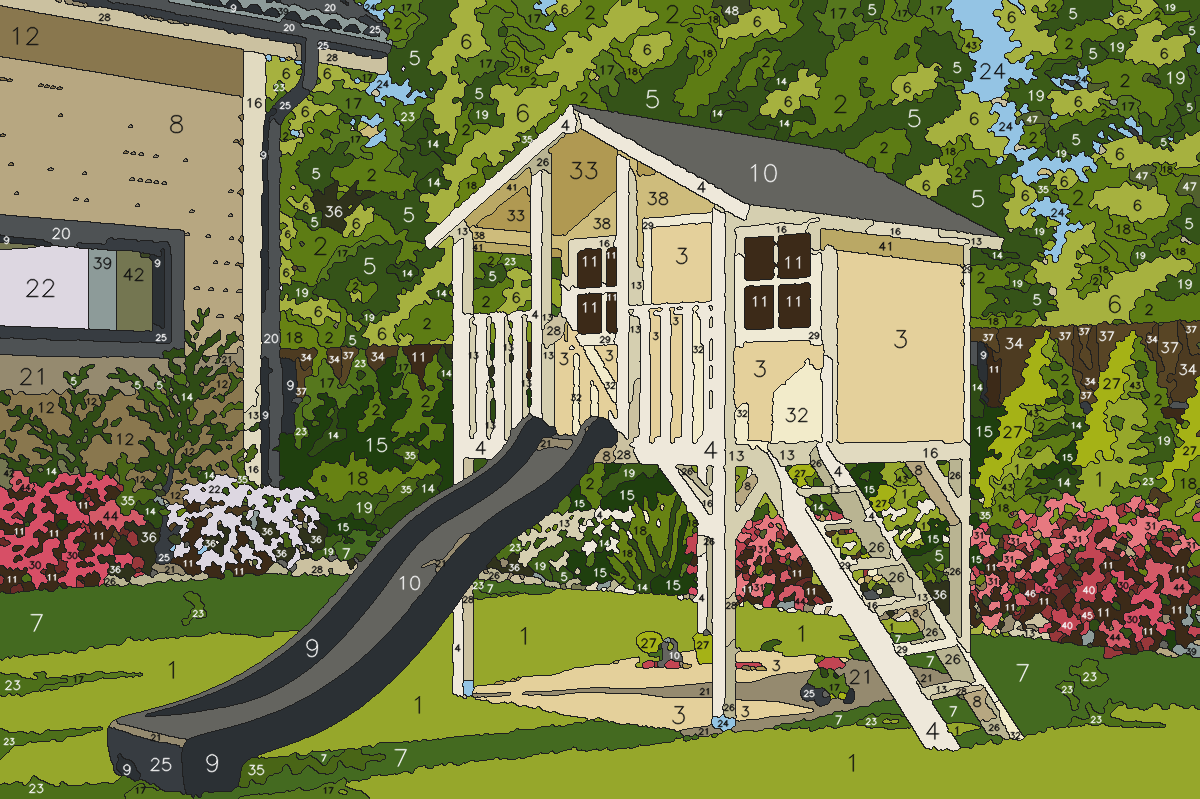
#> input picture output/template_classic.png, 1200 x 799 px
$ python -i paint_by_numbers.py   (imports and definitions only)
#> lines starting #> are read from the running program, lines starting #| are printed output that depends on the picture
from __future__ import annotations

import argparse
import json
import math
import re
import shutil
import sys
from dataclasses import dataclass, replace
from enum import Enum
from pathlib import Path
from typing import Any

np: Any = None
cv2: Any = None
Image: Any = None
ImageDraw: Any = None
ImageFont: Any = None
ImageOps: Any = None
MiniBatchKMeans: Any = None

OUTLINE_RGB = (32, 32, 32)
NUMBER_DARK_RGB = (18, 18, 18)
NUMBER_LIGHT_RGB = (245, 245, 245)
TEMPLATE_BG_RGB = (255, 255, 255)
LIGHT_PAINT_RGB = (238, 232, 218)

DEFAULT_COLOR_COUNT = 48
DEFAULT_SMOOTH_D = 9
DEFAULT_SMOOTH_SIGMA_COLOR = 50.0
DEFAULT_SMOOTH_SIGMA_SPACE = 50.0
KMEANS_BATCH_SIZE = 4096
KMEANS_RANDOM_STATE = 0
AUTO_COLOR_SAMPLE_SIZE = 12_000
AUTO_COLOR_ANALYSIS_MAX_SIDE = 480
AUTO_COLOR_COVERAGE_TARGET = 0.97
AUTO_COLOR_MIN_CLUSTER_SHARE = 0.005
AUTO_COLOR_MERGE_DISTANCE = 11.0
HARD_EDGE_PROTECTION_LAB_DISTANCE = 26.0
TINY_HARD_EDGE_MERGE_MAX_AREA = 8
SMALL_REGION_MAX_PASSES = 3
THIN_REGION_MAX_AREA_MULTIPLIER = 2
THIN_REGION_MAX_AVERAGE_THICKNESS = 5.5
NARROW_STRIP_CLEANUP_RUNS = 4
PRE_REGION_STRIP_CLEANUP_RUNS = 8
THIN_PROTRUSION_KERNEL_RADIUS = 1
THIN_PROTRUSION_MAX_FILL_STEPS = 12


class NumberRenderMode(str, Enum):
    NUMBERS = "numbers"
    COLOR_CIRCLES = "color-circles"
    CIRCLES_ONLY = "circles-only"
    BRIGHT_COLOR_CIRCLES = "bright-color-circles"
    COLORED_EDGES = "colored-edges"


@dataclass(frozen=True)
class PaletteColor:
    index: int
    number: int
    rgb: tuple[int, int, int]
    pixel_count: int

    @property
    def hex(self) -> str:
        return "#{:02X}{:02X}{:02X}".format(*self.rgb)


@dataclass(frozen=True)
class Region:
    region_id: int
    color_index: int
    area: int
    bbox: tuple[int, int, int, int]


@dataclass(frozen=True)
class LabelPlacement:
    region_id: int
    x: int
    y: int
    radius: float


@dataclass(frozen=True)
class PipelineSettings:
    image: Path
    out_dir: Path
    max_colors: int
    color_count: int
    auto_color_count: bool
    min_label_area: int
    resize_max: int
    debug: bool
    number_mode: NumberRenderMode
    write_colored_edges: bool
    smooth_d: int
    smooth_sigma_color: float
    smooth_sigma_space: float
    effective_min_label_area: int = 0
    effective_merge_area: int = 0
    detected_color_count: int = 0
    color_count_used: int = 0


@dataclass(frozen=True)
class SegmentationResult:
    settings: PipelineSettings
    source: Path
    size: tuple[int, int]
    rgb: Any
    smooth_rgb: Any
    quantized_rgb: Any
    strip_cleanup_rgb: Any
    protrusion_pruned_rgb: Any
    cleanup_rgb: Any
    label_map: Any
    region_map: Any
    regions: dict[int, Region]
    palette: list[PaletteColor]
    raw_palette_rgb: Any
    auto_color_debug: dict[str, Any] | None
    boundary_outline: Any


# [156 lines left out: functions require_dependencies, parse_args, settings_from_args, settings_with_derived_values, not called in this run]


def sanitize_stem(path: Path) -> str:
    stem = re.sub(r"[^A-Za-z0-9_.-]+", "_", path.stem).strip("._")
    return stem or "paint_by_numbers"


# [128 lines left out: functions prepare_output_dir, load_image, cleanup_to_plain_colors, smooth_image, compact_labels_by_palette, not called in this run]


def detect_main_colors(rgb: Any, max_colors_hint: int = DEFAULT_COLOR_COUNT) -> tuple[int, dict[str, Any]]:
    analysis_rgb = resized_analysis_rgb(rgb, AUTO_COLOR_ANALYSIS_MAX_SIDE)
    lab = cv2.cvtColor(analysis_rgb, cv2.COLOR_RGB2LAB).astype(np.float32)
    pixels = lab.reshape(-1, 3)
    if len(pixels) == 0:
        return 1, {
            "analysis_size": {"width": 0, "height": 0},
            "analysis_pixels": 0,
            "sample_size": 0,
            "exploratory_k": 1,
            "candidate_clusters_before_merge": 0,
            "candidate_clusters_after_merge": 0,
            "min_cluster_pixels": 0,
            "coverage_target": float(AUTO_COLOR_COVERAGE_TARGET),
            "selected_cluster_count": 1,
            "selected_coverage_percent": 0.0,
            "selected_clusters": [],
        }

    sample = sample_lab_pixels(pixels, AUTO_COLOR_SAMPLE_SIZE)
    exploratory_k = max(2, min(int(max_colors_hint) * 2, 64, len(sample)))
    if exploratory_k <= 2:
        detected_count = max(1, min(int(max_colors_hint), int(len(sample))))
        return detected_count, {
            "analysis_size": {"width": int(analysis_rgb.shape[1]), "height": int(analysis_rgb.shape[0])},
            "analysis_pixels": int(len(pixels)),
            "sample_size": int(len(sample)),
            "exploratory_k": int(exploratory_k),
            "candidate_clusters_before_merge": int(exploratory_k),
            "candidate_clusters_after_merge": int(detected_count),
            "min_cluster_pixels": 1,
            "coverage_target": float(AUTO_COLOR_COVERAGE_TARGET),
            "selected_cluster_count": int(detected_count),
            "selected_coverage_percent": 100.0,
            "selected_clusters": [],
        }

    kmeans = MiniBatchKMeans(
        n_clusters=exploratory_k,
        random_state=KMEANS_RANDOM_STATE,
        batch_size=min(KMEANS_BATCH_SIZE, len(sample)),
        n_init="auto",
    )
    labels = kmeans.fit_predict(sample)
    counts = np.bincount(labels, minlength=exploratory_k)

    clusters = [
        {
            "lab": kmeans.cluster_centers_[cluster_index].astype(np.float32).copy(),
            "count": int(count),
            "first_seen": cluster_index,
        }
        for cluster_index, count in enumerate(counts)
        if int(count) > 0
    ]
    if not clusters:
        return 1, {
            "analysis_size": {"width": int(analysis_rgb.shape[1]), "height": int(analysis_rgb.shape[0])},
            "analysis_pixels": int(len(pixels)),
            "sample_size": int(len(sample)),
            "exploratory_k": int(exploratory_k),
            "candidate_clusters_before_merge": 0,
            "candidate_clusters_after_merge": 0,
            "min_cluster_pixels": 0,
            "coverage_target": float(AUTO_COLOR_COVERAGE_TARGET),
            "selected_cluster_count": 1,
            "selected_coverage_percent": 0.0,
            "selected_clusters": [],
        }

    clusters_before_merge = len(clusters)
    clusters.sort(key=lambda item: (-int(item["count"]), int(item["first_seen"])))
    clusters = merge_close_lab_palette_clusters(clusters, merge_distance=AUTO_COLOR_MERGE_DISTANCE)

    min_cluster_pixels = max(8, int(round(len(sample) * AUTO_COLOR_MIN_CLUSTER_SHARE)))
    selected: list[dict[str, Any]] = []
    covered_pixels = 0

    for cluster in clusters:
        count = int(cluster["count"])
        if count < min_cluster_pixels and covered_pixels >= int(round(len(sample) * AUTO_COLOR_COVERAGE_TARGET)):
            break
        if count < min_cluster_pixels and selected:
            continue
        selected.append(cluster)
        covered_pixels += count
        if len(selected) >= int(max_colors_hint):
            break
        if covered_pixels >= int(round(len(sample) * AUTO_COLOR_COVERAGE_TARGET)):
            break

    detected_count = max(1, min(int(max_colors_hint), len(selected) or 1))
    coverage_percent = 100.0 * float(covered_pixels) / max(1, float(len(sample)))
    selected_clusters = [serialize_auto_color_cluster(cluster, len(sample)) for cluster in selected]
    debug_info = {
        "analysis_size": {"width": int(analysis_rgb.shape[1]), "height": int(analysis_rgb.shape[0])},
        "analysis_pixels": int(len(pixels)),
        "sample_size": int(len(sample)),
        "exploratory_k": int(exploratory_k),
        "candidate_clusters_before_merge": int(clusters_before_merge),
        "candidate_clusters_after_merge": int(len(clusters)),
        "min_cluster_pixels": int(min_cluster_pixels),
        "coverage_target": float(AUTO_COLOR_COVERAGE_TARGET),
        "selected_cluster_count": int(detected_count),
        "selected_coverage_percent": round(coverage_percent, 3),
        "selected_clusters": selected_clusters,
    }
    return detected_count, debug_info


def resized_analysis_rgb(rgb: Any, max_side: int) -> Any:
#> called with max_side = 480
    height, width = rgb.shape[:2]
#> height = 799; width = 1200
    longest = max(height, width)
#> longest = 1200
    if longest <= max_side:
        return rgb

    scale = max_side / float(longest)
#> scale = 0.4
    new_width = max(1, int(round(width * scale)))
#> new_width = 480
    new_height = max(1, int(round(height * scale)))
#> new_height = 320
    return cv2.resize(rgb, (new_width, new_height), interpolation=cv2.INTER_AREA)
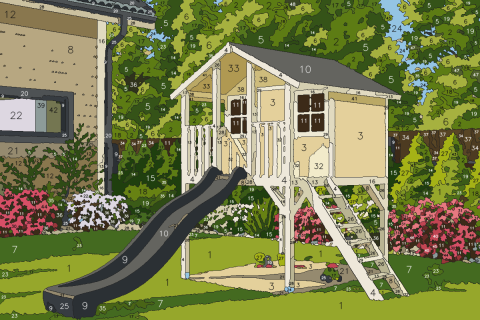
#> returned value: shape (320, 480, 3); mean of channels 0, 1, 2 125.2, 130, 78.4; drawn as R, G, B


# [359 lines left out: functions sample_lab_pixels, serialize_auto_color_cluster, largest_connected_bin_component, merge_close_lab_palette_clusters, prune_thin_protrusions, merge_small_regions and 7 more, not called in this run]


def region_merge_priority(region: Region) -> tuple[int, int]:
    return int(region.area), int(region.region_id)


# [155 lines left out: functions apply_region_merges, connected_regions, palette_from_label_map, palette_rgb_from_label_map, count_unique_rgb_colors, exact_palette_from_raw_palette and 2 more, not called in this run]


def relative_luminance(rgb: tuple[int, int, int]) -> float:
    r, g, b = rgb
    return 0.2126 * r + 0.7152 * g + 0.0722 * b


# [12 lines left out: function normalize_paint_color, not called in this run]


def number_color_for_fill(rgb: tuple[int, int, int]) -> tuple[int, int, int]:
    return NUMBER_LIGHT_RGB if relative_luminance(rgb) < 105.0 else NUMBER_DARK_RGB


# [41 lines left out: functions bright_template_color, palette_array, raster_from_label_map, precompute_label_placements, not called in this run]


def region_label_point_for_region(region_map: Any, region: Region) -> tuple[int, int, float]:
    return region_label_point_for_bbox(region_map, region.region_id, region.bbox)


# [68 lines left out: functions region_label_point_for_bbox, draw_region_numbers, not called in this run]


def fixed_circle_marker_radius(width: int, height: int) -> int:
    longest = max(width, height)
    return max(3, min(5, int(round(longest / 300.0))))


# [22 lines left out: function fit_circle_label_to_region, not called in this run]


def circle_radius_for_text(text_w: int, text_h: int, baseline: int, thickness: int) -> int:
    padding = max(4, thickness + 3)
    return max(6, int(math.ceil(max(text_w, text_h + baseline) / 2.0 + padding)))


# [243 lines left out: functions clamp_circle_to_canvas, fit_text_box_to_canvas, clamp_text_origin_to_canvas, choose_font_scale, compose_template, compose_colored_edges_template and 6 more, not called in this run]


# -----------------------------------------------------------------------------
# Save helpers and reports.
# -----------------------------------------------------------------------------


def save_rgb(path: Path, rgb: Any) -> None:
    Image.fromarray(rgb.astype(np.uint8), mode="RGB").save(path)


def save_mask(path: Path, mask: Any) -> None:
    Image.fromarray((mask.astype(np.uint8) * 255), mode="L").save(path)


# [55 lines left out: functions save_palette_image, save_palette_json, not called in this run]


def save_json(path: Path, payload: dict[str, Any]) -> None:
    path.write_text(json.dumps(payload, indent=2) + "\n", encoding="utf-8")


# [223 lines left out: functions paintability_report, build_segmentation, render_outputs, run_pipeline, main, not called in this run]


# [2 lines not run here, left out]

>>> import cv2
>>> picture = cv2.cvtColor(cv2.imread('output/template_classic.png'), cv2.COLOR_BGR2RGB)
#> (the run stopped early here; a loop or call above may not have finished)

$ run again, on example.png
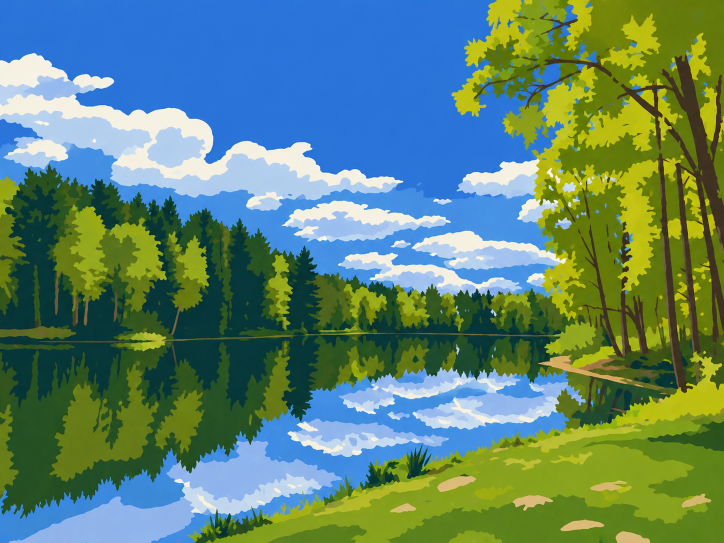
#> input picture example.png, 1448 x 1086 px (shown at 1/2 size)
#> in resized_analysis_rgb, `return cv2.resize(rgb, (new_width, new_height), interpolation=cv2.INTE..`:
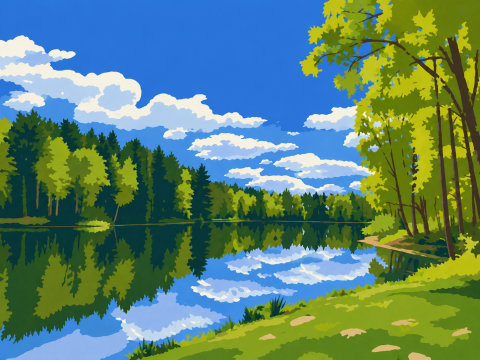
#> returned value: shape (360, 480, 3); mean of channels 0, 1, 2 93.6, 131.9, 113; drawn as R, G, B

$ run again, on KI Testbilder/KI-Testbilder-Uebersicht.jpg
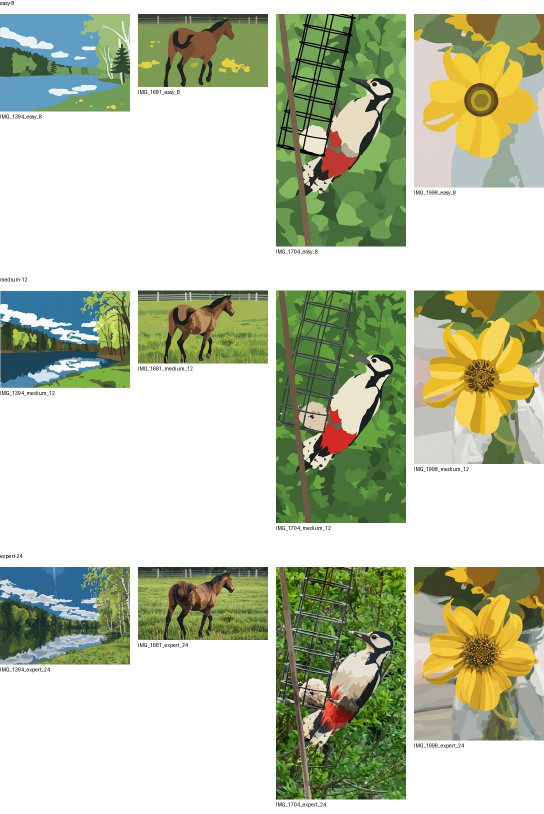
#> input picture KI Testbilder/KI-Testbilder-Uebersicht.jpg, 1088 x 1627 px (shown at 1/2 size)
#> in resized_analysis_rgb, `return cv2.resize(rgb, (new_width, new_height), interpolation=cv2.INTE..`:
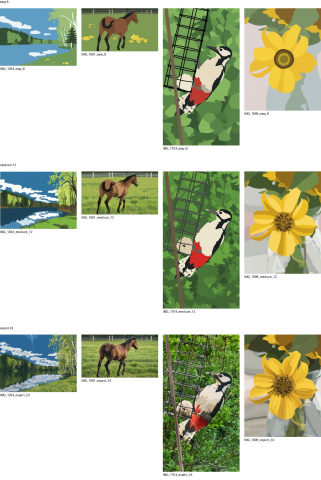
#> returned value: shape (480, 321, 3); mean of channels 0, 1, 2 189.2, 196, 171.3; drawn as R, G, B
